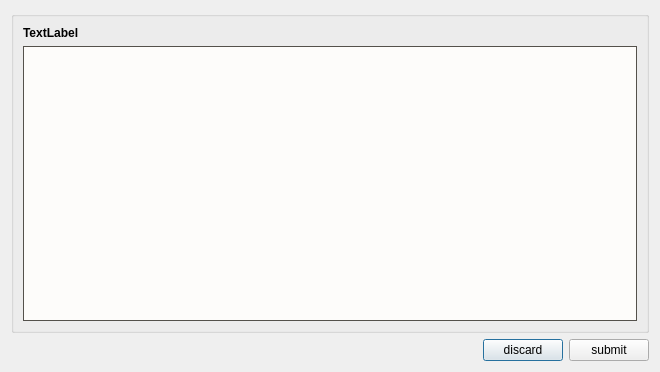
<?xml version="1.0" encoding="UTF-8"?>
<ui version="4.0">
 <class>sectionedit</class>
 <widget class="QDialog" name="sectionedit">
  <property name="geometry">
   <rect>
    <x>0</x>
    <y>0</y>
    <width>660</width>
    <height>372</height>
   </rect>
  </property>
  <property name="minimumSize">
   <size>
    <width>660</width>
    <height>370</height>
   </size>
  </property>
  <property name="windowTitle">
   <string>Section Editor</string>
  </property>
  <layout class="QGridLayout" name="gridLayout_2">
   <item row="0" column="0" colspan="3">
    <widget class="QGroupBox" name="groupBox">
     <property name="palette">
      <palette>
       <active>
        <colorrole role="Base">
         <brush brushstyle="SolidPattern">
          <color alpha="255">
           <red>253</red>
           <green>252</green>
           <blue>250</blue>
          </color>
         </brush>
        </colorrole>
        <colorrole role="Window">
         <brush brushstyle="SolidPattern">
          <color alpha="255">
           <red>109</red>
           <green>105</green>
           <blue>97</blue>
          </color>
         </brush>
        </colorrole>
       </active>
       <inactive>
        <colorrole role="Base">
         <brush brushstyle="SolidPattern">
          <color alpha="255">
           <red>253</red>
           <green>252</green>
           <blue>250</blue>
          </color>
         </brush>
        </colorrole>
        <colorrole role="Window">
         <brush brushstyle="SolidPattern">
          <color alpha="255">
           <red>109</red>
           <green>105</green>
           <blue>97</blue>
          </color>
         </brush>
        </colorrole>
       </inactive>
       <disabled>
        <colorrole role="Base">
         <brush brushstyle="SolidPattern">
          <color alpha="255">
           <red>109</red>
           <green>105</green>
           <blue>97</blue>
          </color>
         </brush>
        </colorrole>
        <colorrole role="Window">
         <brush brushstyle="SolidPattern">
          <color alpha="255">
           <red>109</red>
           <green>105</green>
           <blue>97</blue>
          </color>
         </brush>
        </colorrole>
       </disabled>
      </palette>
     </property>
     <property name="title">
      <string/>
     </property>
     <layout class="QGridLayout" name="gridLayout">
      <item row="0" column="0">
       <widget class="QLabel" name="sectionLabel">
        <property name="font">
         <font>
          <weight>75</weight>
          <bold>true</bold>
         </font>
        </property>
        <property name="text">
         <string>TextLabel</string>
        </property>
       </widget>
      </item>
      <item row="1" column="0">
       <widget class="QPlainTextEdit" name="sectionContentPlainTextEdit"/>
      </item>
     </layout>
    </widget>
   </item>
   <item row="1" column="0">
    <spacer name="horizontalSpacer">
     <property name="orientation">
      <enum>Qt::Horizontal</enum>
     </property>
     <property name="sizeHint" stdset="0">
      <size>
       <width>496</width>
       <height>20</height>
      </size>
     </property>
    </spacer>
   </item>
   <item row="1" column="1">
    <widget class="QPushButton" name="dicardPushButton">
     <property name="text">
      <string>discard</string>
     </property>
    </widget>
   </item>
   <item row="1" column="2">
    <widget class="QPushButton" name="submitPushButton">
     <property name="text">
      <string>submit</string>
     </property>
    </widget>
   </item>
  </layout>
 </widget>
 <resources/>
 <connections>
  <connection>
   <sender>dicardPushButton</sender>
   <signal>clicked()</signal>
   <receiver>sectionedit</receiver>
   <slot>slot_discardButtonClicked()</slot>
   <hints>
    <hint type="sourcelabel">
     <x>507</x>
     <y>354</y>
    </hint>
    <hint type="destinationlabel">
     <x>207</x>
     <y>288</y>
    </hint>
   </hints>
  </connection>
  <connection>
   <sender>submitPushButton</sender>
   <signal>clicked()</signal>
   <receiver>sectionedit</receiver>
   <slot>slot_submitButtonClicked()</slot>
   <hints>
    <hint type="sourcelabel">
     <x>585</x>
     <y>354</y>
    </hint>
    <hint type="destinationlabel">
     <x>225</x>
     <y>271</y>
    </hint>
   </hints>
  </connection>
  <connection>
   <sender>sectionContentPlainTextEdit</sender>
   <signal>textChanged()</signal>
   <receiver>sectionedit</receiver>
   <slot>slot_contentChanged()</slot>
   <hints>
    <hint type="sourcelabel">
     <x>27</x>
     <y>218</y>
    </hint>
    <hint type="destinationlabel">
     <x>30</x>
     <y>344</y>
    </hint>
   </hints>
  </connection>
 </connections>
 <slots>
  <slot>slot_submitButtonClicked()</slot>
  <slot>slot_discardButtonClicked()</slot>
  <slot>slot_contentChanged()</slot>
 </slots>
</ui>
